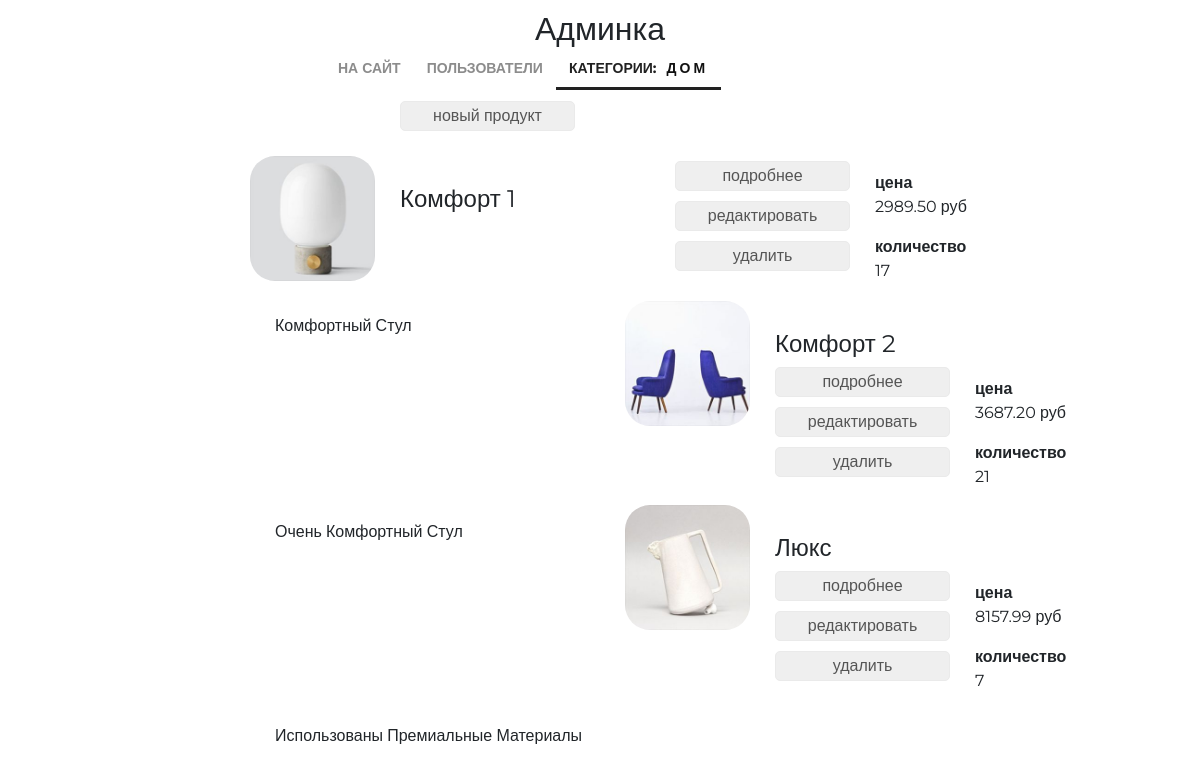
The page /admin/products/read/category/1/ (signed in) on the database its author committed.
### mainapp/models.py (models this page shows, shortened)
class ProductCategory(models.Model):
    name = models.CharField(verbose_name="имя", max_length=64, unique=True)
    description = models.TextField(verbose_name="описание", blank=True)
    is_active = models.BooleanField(verbose_name="категория активна", default=True)

class Product(models.Model):
    category = models.ForeignKey(ProductCategory, on_delete=models.CASCADE)
    name = models.CharField(verbose_name="имя продукта", max_length=128)
    image = models.ImageField(upload_to="products_images", blank=True)
    short_desc = models.CharField(verbose_name="краткое описание продукта", max_length=60, blank=True)
    description = models.TextField(verbose_name="описание продукта", blank=True)
    price = models.DecimalField(verbose_name="цена продукта", max_digits=8, decimal_places=2, default=0)
    quantity = models.PositiveIntegerField(verbose_name="количество на складе", default=0)
    is_active = models.BooleanField(verbose_name="продукт активен", default=True)

### adminapp/views.py (the view)
# urls.py: re_path(r"^products/create/category/(?P<pk>\d+)/$", adminapp.product_create, name="product_create"),
@user_passes_test(lambda u: u.is_superuser)
def products(request, pk):
    title = "админка/продукт"
    category = get_object_or_404(ProductCategory, pk=pk)
    products_list = Product.objects.filter(category__pk=pk).order_by("name")
    content = {"title": title, "category": category, "objects": products_list, "media_url": settings.MEDIA_URL}
    return render(request, "adminapp/products.html", content)

### mainapp/context_processors.py (called while the page is built)
def basket(request):
    print("context processor basket works")
    basket = []
    if request.user.is_authenticated:
        basket = Basket.objects.filter(user=request.user)
    return {
        "basket": basket,
    }

### adminapp/templates/adminapp/products.html
{% extends 'adminapp/base.html' %}
{% load static %}
{% block content %}
<div class="products_list">
    <button class="new_product">
        <a href={% url 'admin:product_create' category.pk %}>новый продукт</a>
    </button>
    {% for object in objects %}
    <div class="product_record {% if not object.is_active %}not_active{% endif %}">
        <img src="{{ media_url }}{{ object.image|default:'products_images/default.jpg' }}" alt="{{ object.name }}">
        <div class="product_name">
            {{ object.name|title }}
        </div>
        <div class="product_actions">
            <button>
                <a href={% url 'admin:product_read' object.pk %}>подробнее</a>
            </button>
            <button>
                <a href={% url 'admin:product_update' object.pk %}>редактировать</a>
            </button>
            <button>
                <a href={% url 'admin:product_delete' object.pk %}>удалить</a>
            </button>
        </div>
        <div class="summary">
            <b>цена</b>
            <p>{{ object.price }} руб</p>
            <b>количество</b>
            <p>{{ object.quantity }}</p>
        </div>
        <div class="product_desc">
            {{ object.short_desc|title }}
        </div>
    </div>
    {% endfor %}
</div>
{% endblock %}

### adminapp/templates/adminapp/base.html (shortened to what this page needs)
{% load static %}
<!DOCTYPE html>
<html>
<head>
    {% block css %}
    <link rel="stylesheet" type="text/css" href="{% static 'css/bootstrap.min.css' %}">
    <link rel="stylesheet" type="text/css" href="{% static 'style.css' %}">
    <link rel="stylesheet" href="{% static 'fonts/font-awesome/css/font-awesome.css' %}">
    {% endblock %}
</head>
<body>
    <div class="admin_container">
        <div class="h2 text-center head">
            Админка
        </div>
        {% block menu %}
        <div class="admin_menu">
            {% include 'adminapp/includes/inc_menu.html' %}
        </div>
        {% endblock %}
        {% block content %}
        {% endblock %}
    </div>
</body>
</html>

### adminapp/templates/adminapp/includes/inc_menu.html
<ul class="menu">
    <li><a href="{% url 'main' %}">на сайт</a></li>
    <li>
        <a href="{% url 'admin:users' %}" class="{% if request.resolver_match.url_name == 'users' %}active{% endif %}">
            пользователи
        </a>
    </li>
    <li>
        <a href="{% url 'admin:categories' %}"
            class="{% if request.resolver_match.url_name == 'categories' or category.name %}active{% endif %}">
            категории{% if category %}:<span>{{ category.name }}</span>{% endif %}
        </a>
    </li>
</ul>

### static/style.css (style rules this page uses)
* { margin: 0; padding: 0; }
body { font-family: 'Montserrat', sans-serif; }
html, body { height: 100%; }
.admin_container .menu span { margin-left: 10px; font-weight: bold; letter-spacing: 3px; color: #111; }
.products_list { margin-left: 250px; }
.products_list .new_product { margin-left: 150px; }
.products_list button { border: 1px solid #eaeaea; border-radius: 5px; height: 30px; margin: 5px auto; width: 175px; padding: 0 15px; }
.products_list a { color: #555; text-decoration: none; }
.product_record { height: 125px; margin: 20px auto; position: relative; }
.product_record .product_name { display: block; float: left; margin-top: 25px; margin-left: 25px; width: 250px; font-size: 150%; }
.product_record .product_actions { display: block; float: left; margin-top: 0px; margin-left: 25px; width: 175px; }
.product_record .product_desc { display: block; float: left; margin-top: 15px; margin-left: 25px; width: 350px; }
.product_record .summary { display: block; float: left; margin-top: 15px; margin-left: 25px; width: 100px; }
.product_record img { display: block; float: left; height: 125px; width: 125px; border-radius: 25px; }
.admin_container .h2 { margin-top: 10px; }
.admin_menu { display: block; left: 15px; top: 20px; height: 40px; width: 100%; }
.admin_menu ul.menu { display: block; float: none; width: 550px; height: 50px; margin: auto; color: #555; }
.menu { list-style-type: none; margin-top: 67px; float: right; }
.menu li { float: left; }
.menu a { color: #8c8c8c; font-size: 14px; font-weight: 700; text-align: right; text-transform: uppercase; text-decoration: none; padding: 10px 13px; }
.menu .active { color: #212121; font-weight: 700; border-bottom: 3px solid #212121; }

### rows shown on the page
ProductCategory: name "ДОМ"
Product: image (picture), name "Комфорт 1", price "2989.50", quantity "17", short_desc "Комфортный Стул"
Product: image (picture), name "Комфорт 2", price "3687.20", quantity "21", short_desc "Очень Комфортный Стул"
Product: image (picture), name "Люкс", price "8157.99", quantity "7", short_desc "Использованы Премиальные Материалы"
